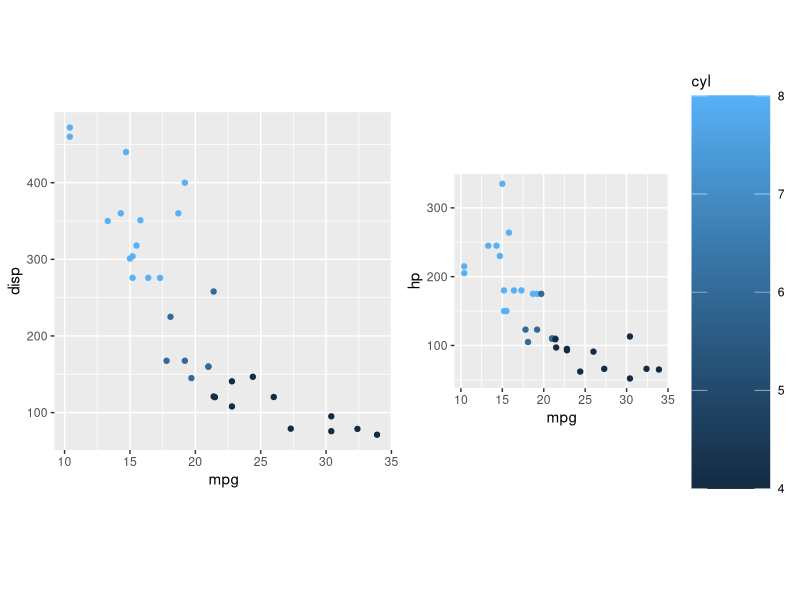

Source code (R): (Note: this script raises an error after producing the figure.)
require(ggplot2)
library(ggpubr)

p1 = ggplot(data = mtcars,
       aes(x = mpg, y = disp,
           color = cyl))+
  geom_point()+
  theme(aspect.ratio = 1,
        legend.position = 'none')

p2 = ggplot(data  = mtcars,
           aes(x = mpg, y = hp,
               color = cyl))+
  geom_point()+
  theme(aspect.ratio = 1,
        legend.key.size = unit(2,'cm'))

ggarrange(p1, p2, 
          nrow = 1)+
  ggsave(filename = "mwe_clara.pdf", 
           width = 12, height = 6)
